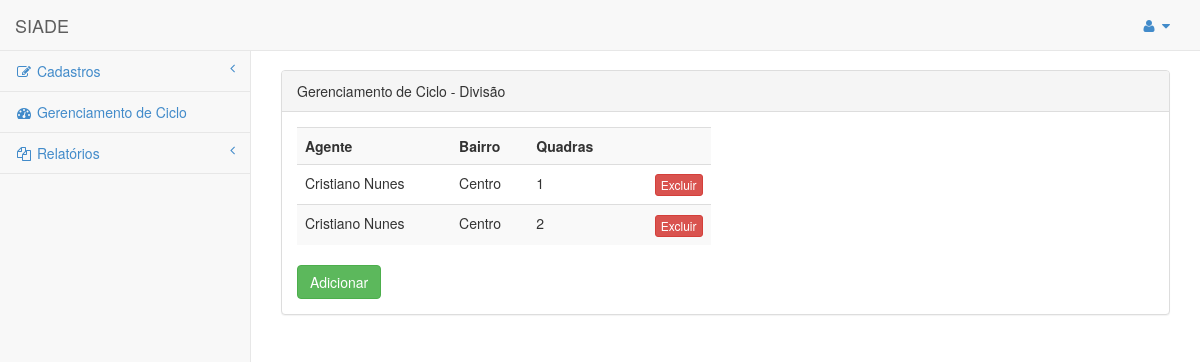
Screenshot of /trabalha_listar.php?id_ciclo=1 (signed in) with the database file from the repository.
### tables this page shows
CREATE TABLE IF NOT EXISTS `trabalha` (
  `id_trabalha` int(11) NOT NULL AUTO_INCREMENT,
  `agente_id_agente` int(11) NOT NULL,
  `ciclo_id_ciclo` int(11) NOT NULL,
  `quadra_id_quadra` int(11) NOT NULL,
  `quadra_bairro_id_bairro` int(11) NOT NULL,
  PRIMARY KEY (`id_trabalha`,`agente_id_agente`,`ciclo_id_ciclo`,`quadra_id_quadra`,`quadra_bairro_id_bairro`),
  KEY `fk_trabalha_agente1_idx` (`agente_id_agente`),
  KEY `fk_trabalha_ciclo1_idx` (`ciclo_id_ciclo`),
  KEY `fk_trabalha_quadra1_idx` (`quadra_id_quadra`,`quadra_bairro_id_bairro`)
);

CREATE TABLE IF NOT EXISTS `agente` (
  `id_agente` int(11) NOT NULL AUTO_INCREMENT,
  `barra` varchar(45) NOT NULL,
  `nome` varchar(45) NOT NULL,
  `telefone` varchar(45) DEFAULT NULL,
  `celular` varchar(45) DEFAULT NULL,
  `login` varchar(45) NOT NULL,
  `senha` varchar(45) NOT NULL,
  `nivel_id_nivel` int(11) NOT NULL,
  `campanha_id_campanha` int(11) NOT NULL,
  PRIMARY KEY (`id_agente`),
  KEY `fk_agente_nivel1_idx` (`nivel_id_nivel`),
  KEY `fk_agente_campanha1_idx` (`campanha_id_campanha`)
);

CREATE TABLE IF NOT EXISTS `bairro` (
  `id_bairro` int(11) NOT NULL AUTO_INCREMENT,
  `nome_bairro` varchar(45) DEFAULT NULL,
  `cidade_id_cidade` int(11) NOT NULL,
  PRIMARY KEY (`id_bairro`),
  KEY `fk_bairro_cidade1_idx` (`cidade_id_cidade`)
);

CREATE TABLE IF NOT EXISTS `quadra` (
  `id_quadra` int(11) NOT NULL AUTO_INCREMENT,
  `identificacao` varchar(20) DEFAULT NULL,
  `bairro_id_bairro` int(11) NOT NULL,
  PRIMARY KEY (`id_quadra`,`bairro_id_bairro`),
  KEY `fk_quadras_bairro1_idx` (`bairro_id_bairro`)
);

### trabalha_listar.php (the view, shortened to what this page needs)
<!DOCTYPE html>
<html>
<head>
    <link href="css/bootstrap.min.css" rel="stylesheet">
    <link href="font-awesome/css/font-awesome.css" rel="stylesheet">
    <link href="css/plugins/morris/morris-0.4.3.min.css" rel="stylesheet">
    <link href="css/plugins/timeline/timeline.css" rel="stylesheet">
    <link href="css/sb-admin.css" rel="stylesheet">
</head>
<body>
    <div id="wrapper">
        <nav class="navbar navbar-default navbar-fixed-top" role="navigation" style="margin-bottom: 0">
            <div class="navbar-header">
                <a class="navbar-brand" href="principal.php">SIADE</a>
            </div>
            <ul class="nav navbar-top-links navbar-right">
                <li class="dropdown">
                    <a class="dropdown-toggle" data-toggle="dropdown" href="#">
                        <i class="fa fa-user fa-fw"></i>  <i class="fa fa-caret-down"></i>
                    </a>
                </li>
            </ul>
            <div id="menu" class="navbar-default navbar-static-side" role="navigation">
                <div class="sidebar-collapse">
                    <ul class="nav" id="side-menu">
                        <li>
                            <a href="#"><i class="fa fa-edit fa-fw"></i> Cadastros<span class="fa arrow"></span></a>
                        </li>
                        <li>
                            <a href="gerenciamentociclo_listar.php"><i class="fa fa-dashboard fa-fw"></i> Gerenciamento de Ciclo</a>
                        </li>
                        <li>
                            <a href="#"><i class="fa fa-files-o fa-fw"></i> Relatórios<span class="fa arrow"></span></a>
                        </li>
                </div>
            </div>
        </nav>
    </div>
    <div id="page-wrapper">
            <br />
            <div class="row">
                <div class="col-lg-12">
                    <div class="panel panel-default">
                        <div class="panel-heading">
                            Gerenciamento de Ciclo - Divisão
                        </div>
                        <div class="panel-body">
                            <div class="row">
                                <div class="col-lg-6">
                                    <div class="form-group">
                                        <?php
                                            if(isset($_GET['id_ciclo'])){
                                                $ciclo = $_GET['id_ciclo'];
                                            }
                                            echo "<table class='table table-striped table-hover'>";
                                            echo "<tr>";
                                            echo "<td><b>Agente</b></td>";
                                            echo "<td><b>Bairro</b></td>";
                                            echo "<td><b>Quadras</b></td>";
                                            echo "<td></td>";
                                            echo "<td></td>";
                                            echo "</tr>";
                            $result = mysql_query("SELECT * FROM trabalha as t
                            inner join agente as a on t.agente_id_agente = a.id_agente
                            inner join quadra as q on t.quadra_bairro_id_bairro = q.bairro_id_bairro
                            and t.quadra_id_quadra = q.id_quadra
                            inner join bairro as b on q.bairro_id_bairro = b.id_bairro
                            WHERE ciclo_id_ciclo='".$ciclo."'") or trigger_error(mysql_error());
                            while($row = mysql_fetch_array($result)){
                            foreach($row AS $key => $value) { $row[$key] = stripslashes($value); }
                                            echo "<tr>";
                                            echo "<td valign='top'>" . nl2br( $row['nome']) . "</td>";
                                            echo "<td valign='top'>" . nl2br( $row['nome_bairro']) . "</td>";
                                            echo "<td valign='top'>" . nl2br( $row['identificacao']) . "</td>";
                                            echo "<td colspan='2' align='right' valign='top'><a class='btn btn-danger btn-xs' href=trabalha_deletar.php?id_trabalha={$row['id_trabalha']}&id_ciclo=".$ciclo."> Excluir </a></td> ";
                                            echo "</tr>";
                                            }
                                            echo "</table>";
                                       ?>
                                    </div>
                                       <?php echo "<a href='trabalha.php?id_ciclo=$ciclo' class='btn btn-success'>Adicionar</a> ";?>
                                </div>
                            </div>
                        </div>
                    </div>
                </div>
            </div>
    </div>
</body>
</html>

### css/sb-admin.css (style rules this page uses)
body { padding-top: 100px; background-color: #f8f8f8; }
@media (min-width:768px) { body { padding-top: 50px; } }
#wrapper { width: 100%; }
#page-wrapper { padding: 0 15px; min-height: 568px; background-color: #fff; }
@media (min-width:768px) { #page-wrapper { position: inherit; margin: 0 0 0 250px; padding: 0 30px; min-height: 1300px; border-left: 1px solid #e7e7e7; } }
.navbar-top-links li { display: inline-block; }
.navbar-top-links li:last-child { margin-right: 15px; }
.navbar-top-links li a { padding: 15px; min-height: 50px; }
.navbar-static-side ul li { border-bottom: 1px solid #e7e7e7; }
.arrow { float: right; }
.fa.arrow:before { content: "\f104"; }
@media (min-width:768px) { .navbar-static-side { z-index: 1; position: absolute; width: 250px; margin-top: 51px; } }

### rows the page displays
trabalha: agente_id_agente.nome "Cristiano Nunes", bairro.nome_bairro "Centro", quadra.identificacao "1"
trabalha: agente_id_agente.nome "Cristiano Nunes", bairro.nome_bairro "Centro", quadra.identificacao "2"
